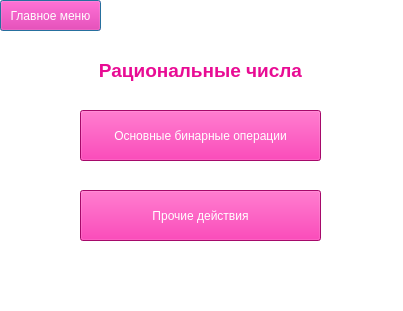
<?xml version="1.0" encoding="UTF-8"?>
<ui version="4.0">
 <class>QModulesWindowMain</class>
 <widget class="QDialog" name="QModulesWindowMain">
  <property name="geometry">
   <rect>
    <x>0</x>
    <y>0</y>
    <width>403</width>
    <height>311</height>
   </rect>
  </property>
  <property name="windowTitle">
   <string>Модули Q</string>
  </property>
  <property name="styleSheet">
   <string notr="true">background-color: white</string>
  </property>
  <widget class="QPushButton" name="pushButton_main">
   <property name="geometry">
    <rect>
     <x>0</x>
     <y>0</y>
     <width>101</width>
     <height>31</height>
    </rect>
   </property>
   <property name="styleSheet">
    <string notr="true">background-color: #E80C94; color: white</string>
   </property>
   <property name="text">
    <string>Главное меню</string>
   </property>
  </widget>
  <widget class="QPushButton" name="pushButton_bin">
   <property name="geometry">
    <rect>
     <x>80</x>
     <y>110</y>
     <width>241</width>
     <height>51</height>
    </rect>
   </property>
   <property name="font">
    <font>
     <pointsize>9</pointsize>
    </font>
   </property>
   <property name="styleSheet">
    <string notr="true">background-color: #E80C94; color: white</string>
   </property>
   <property name="text">
    <string>Основные бинарные операции</string>
   </property>
  </widget>
  <widget class="QPushButton" name="pushButton_other">
   <property name="geometry">
    <rect>
     <x>80</x>
     <y>190</y>
     <width>241</width>
     <height>51</height>
    </rect>
   </property>
   <property name="font">
    <font>
     <pointsize>9</pointsize>
    </font>
   </property>
   <property name="styleSheet">
    <string notr="true">background-color: #E80C94; color: white</string>
   </property>
   <property name="text">
    <string>Прочие действия</string>
   </property>
  </widget>
  <widget class="QLabel" name="label">
   <property name="geometry">
    <rect>
     <x>0</x>
     <y>50</y>
     <width>401</width>
     <height>41</height>
    </rect>
   </property>
   <property name="font">
    <font>
     <pointsize>14</pointsize>
     <weight>75</weight>
     <bold>true</bold>
    </font>
   </property>
   <property name="styleSheet">
    <string notr="true">color: #E80C94</string>
   </property>
   <property name="text">
    <string>Рациональные числа</string>
   </property>
   <property name="alignment">
    <set>Qt::AlignCenter</set>
   </property>
  </widget>
 </widget>
 <resources/>
 <connections/>
</ui>
